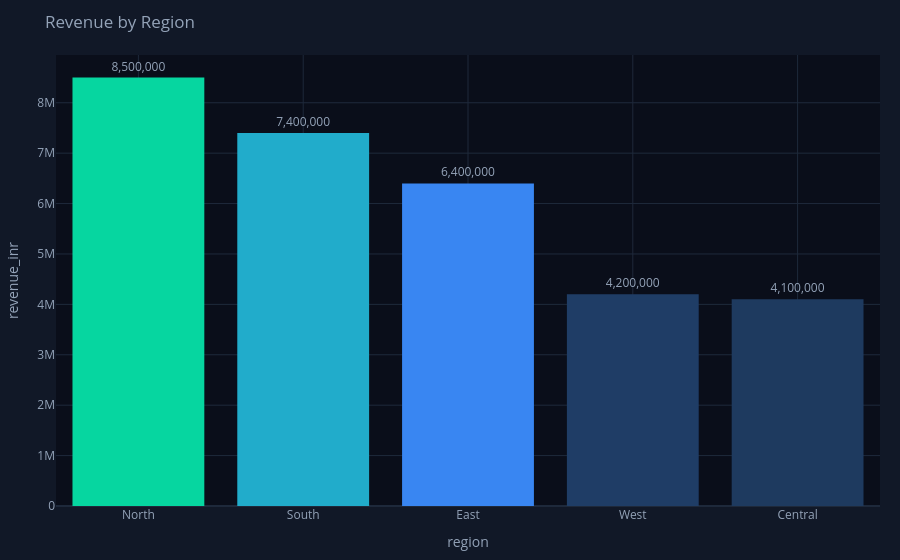

Notebook code for this chart:
### Markdown cell above
---
## Step 6 — Smart Chart Engine
This auto-selects the best chart for each query result.
Bar, line, donut, grouped — all with plain-English captions.

### Code cell
PALETTE = ['#3b82f6','#06d6a0','#f59e0b','#ef4444','#8b5cf6',
           '#ec4899','#10b981','#f97316','#6366f1','#14b8a6']

CHART_BG = '#0a0e1a'
PAPER_BG = '#111827'
GRID_COL = '#1e293b'
TEXT_COL = '#94a3b8'

BASE = dict(paper_bgcolor=PAPER_BG, plot_bgcolor=CHART_BG,
            font=dict(color=TEXT_COL, size=12),
            margin=dict(l=20,r=20,t=55,b=40),
            colorway=PALETTE,
            xaxis=dict(gridcolor=GRID_COL,zerolinecolor=GRID_COL),
            yaxis=dict(gridcolor=GRID_COL,zerolinecolor=GRID_COL))

def _label(df):
    cols = df.select_dtypes('object').columns.tolist()
    return cols[0] if cols else None

def _value(df):
    num = df.select_dtypes('number').columns.tolist()
    for kw in ['revenue','amount','total','inr','sales','value']:
        for c in num:
            if kw in c.lower(): return c
    return num[0] if num else None

def smart_chart(df, question='', title='Results'):
    if df is None or df.empty: return None
    num  = df.select_dtypes('number').columns.tolist()
    text = df.select_dtypes('object').columns.tolist()
    if not num: return None

    q   = question.lower()
    lc  = _label(df)
    vc  = _value(df)
    rows = len(df)

    # Time series -> Line chart
    time_kw = ['month','date','year','quarter','week','trend']
    if lc and any(k in lc.lower() for k in time_kw) and rows > 2:
        fig = px.line(df.head(24), x=lc, y=num[0], title=title, markers=True,
                      color_discrete_sequence=PALETTE)
        fig.update_traces(line=dict(color='#3b82f6',width=3), marker=dict(size=8,color='#06d6a0'))
        fig.update_layout(**BASE); return fig

    # Percentage breakdown with few rows -> Donut
    pct_kw = ['pct','percent','share','proportion','breakdown','distribution']
    if vc and (any(k in vc.lower() for k in pct_kw) or any(k in q for k in pct_kw)) and rows<=10:
        fig = px.pie(df.head(10), names=lc, values=vc, title=title,
                     color_discrete_sequence=PALETTE, hole=0.45)
        fig.update_traces(textinfo='label+percent',pull=[0.05]+[0]*(min(rows,10)-1))
        fig.update_layout(**BASE); return fig

    # Two text columns -> Grouped bar
    if len(text)>=2 and num and rows<=30:
        fig = px.bar(df.head(20), x=text[0], y=num[0], color=text[1],
                     title=title, barmode='group', color_discrete_sequence=PALETTE)
        fig.update_layout(**BASE); return fig

    # Many rows -> Horizontal bar
    if lc and vc and rows>8:
        plot_df = df[[lc,vc]].dropna().head(15).sort_values(vc)
        fig = px.bar(plot_df, y=lc, x=vc, orientation='h', title=title,
                     color=vc, color_continuous_scale=['#1e3a5f','#3b82f6','#06d6a0'],
                     text=vc)
        fig.update_traces(texttemplate='%{text:,.0f}', textposition='outside', marker_line_width=0)
        fig.update_layout(**BASE, showlegend=False, coloraxis_showscale=False,
                          height=max(320, rows*38))
        return fig

    # Default -> Vertical bar
    if lc and vc:
        plot_df = df[[lc,vc]].dropna().head(15)
        fig = px.bar(plot_df, x=lc, y=vc, title=title,
                     color=vc, color_continuous_scale=['#1e3a5f','#3b82f6','#06d6a0'],
                     text=vc)
        fig.update_traces(texttemplate='%{text:,.0f}', textposition='outside', marker_line_width=0)
        fig.update_layout(**BASE, showlegend=False, coloraxis_showscale=False)
        return fig

    return None


def chart_caption(df, question):
    num  = df.select_dtypes('number').columns.tolist()
    text = df.select_dtypes('object').columns.tolist()
    if not num or not text: return ''
    label = text[0].replace('_',' ').title()
    value = num[0].replace('_',' ').title()
    return f'{len(df)} rows shown  |  {value} by {label}'


print('Smart chart engine ready')
print('  Auto-selects: Bar | Horizontal Bar | Line | Donut | Grouped Bar')

# Quick visual test
test_df = pd.DataFrame({
    'region':['North','South','East','West','Central'],
    'revenue_inr':[8500000,7400000,6400000,4200000,4100000]
})
test_fig = smart_chart(test_df,'which region spends most','Revenue by Region')
if test_fig:
    test_fig.show()
    print('Test chart rendered!')

### Figure 1 — Plotly figure (JSON) as saved in the notebook; plotly's stock layout.template omitted (floating-point values rounded to 4 significant figures)
{"data": [{"hovertemplate": "region=%{x}<br>revenue_inr=%{marker.color}<extra></extra>", "legendgroup": "", "marker": {"color": [8500000, 7400000, 6400000, 4200000, 4100000], "coloraxis": "coloraxis", "line": {"width": 0}, "pattern": {"shape": ""}}, "name": "", "orientation": "v", "showlegend": false, "text": [8500000.0, 7400000.0, 6400000.0, 4200000.0, 4100000.0], "textposition": "outside", "texttemplate": "%{text:,.0f}", "type": "bar", "x": ["North", "South", "East", "West", "Central"], "xaxis": "x", "y": [8500000, 7400000, 6400000, 4200000, 4100000], "yaxis": "y"}], "layout": {"barmode": "relative", "coloraxis": {"colorbar": {"title": {"text": "revenue_inr"}}, "colorscale": [[0, "#1e3a5f"], [0.5, "#3b82f6"], [1, "#06d6a0"]], "showscale": false}, "colorway": ["#3b82f6", "#06d6a0", "#f59e0b", "#ef4444", "#8b5cf6", "#ec4899", "#10b981", "#f97316", "#6366f1", "#14b8a6"], "font": {"color": "#94a3b8", "size": 12}, "legend": {"tracegroupgap": 0}, "margin": {"b": 40, "l": 20, "r": 20, "t": 55}, "paper_bgcolor": "#111827", "plot_bgcolor": "#0a0e1a", "showlegend": false, "title": {"text": "Revenue by Region"}, "xaxis": {"anchor": "y", "domain": [0, 1], "gridcolor": "#1e293b", "title": {"text": "region"}, "zerolinecolor": "#1e293b"}, "yaxis": {"anchor": "x", "domain": [0, 1], "gridcolor": "#1e293b", "title": {"text": "revenue_inr"}, "zerolinecolor": "#1e293b"}}}
